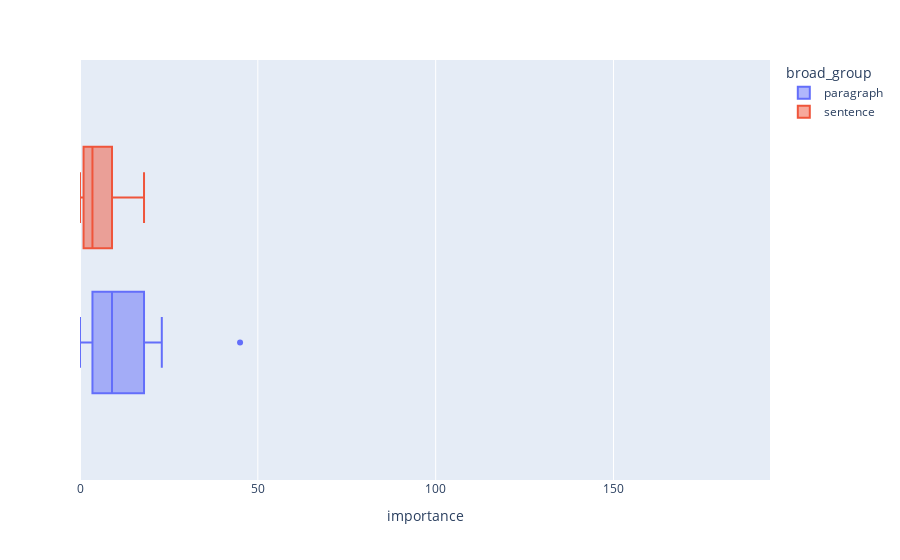

Source (notebook cell):
### Markdown cell above
### Greater Than

### Code cell
px.box(
    df[df.operation_type == "greater_than"],
    x="importance",
    color="broad_group",
    range_x=(df.importance.min(), df.importance.max()),
)

### Figure 1 — Plotly figure (JSON) as saved in the notebook; plotly's stock layout.template omitted (floating-point values rounded to 4 significant figures)
{"data": [{"alignmentgroup": "True", "hovertemplate": "broad_group=paragraph<br>importance=%{x}<extra></extra>", "legendgroup": "paragraph", "marker": {"color": "#636efa"}, "name": "paragraph", "notched": false, "offsetgroup": "paragraph", "orientation": "h", "showlegend": true, "type": "box", "x": [45, 23, 13, 11, 7, 7, 0, 0], "x0": " ", "xaxis": "x", "y0": " ", "yaxis": "y"}, {"alignmentgroup": "True", "hovertemplate": "broad_group=sentence<br>importance=%{x}<extra></extra>", "legendgroup": "sentence", "marker": {"color": "#EF553B"}, "name": "sentence", "notched": false, "offsetgroup": "sentence", "orientation": "h", "showlegend": true, "type": "box", "x": [18, 11, 7, 4, 3, 2, 0, 0], "x0": " ", "xaxis": "x", "y0": " ", "yaxis": "y"}], "layout": {"boxmode": "group", "legend": {"title": {"text": "broad_group"}, "tracegroupgap": 0}, "margin": {"t": 60}, "xaxis": {"anchor": "y", "domain": [0, 1], "range": [0, 194], "title": {"text": "importance"}}, "yaxis": {"anchor": "x", "domain": [0, 1]}}}
